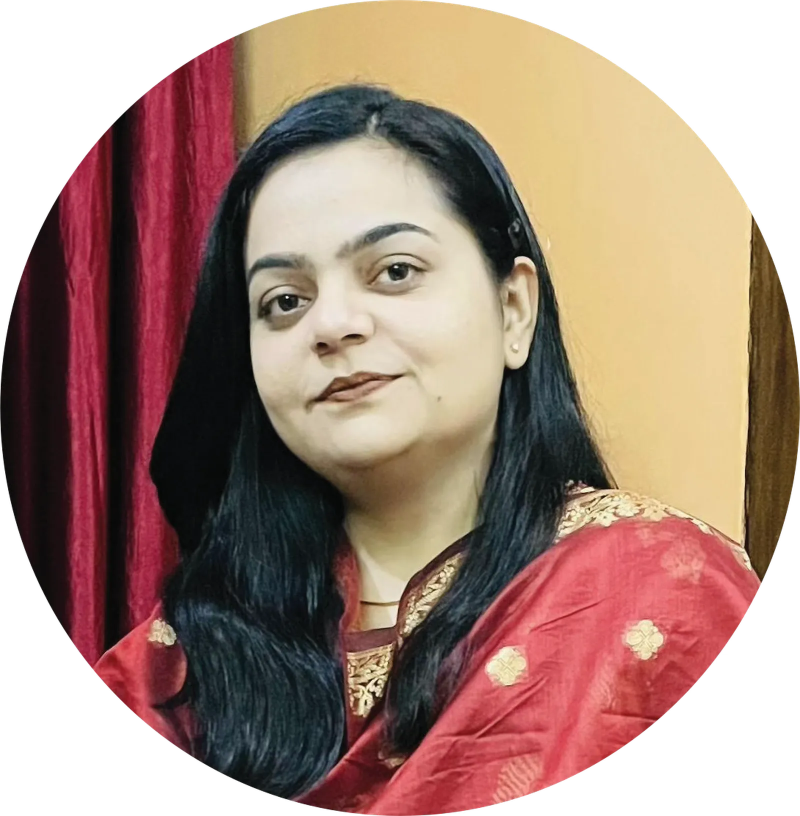
#> input picture images/people/alumni/postdoc/lg/ankita-sharma.webp, 1600 x 1632 px, given in place of media__1777894840495.png, which was not available (shown at 1/2 size)
$ python process_srikrishna_image.py
#> lines starting #> are read from the running program, lines starting #| are printed output that depends on the picture; pictures that were not available may be replaced by others from this repository, and a replacement may not be noted
from PIL import Image
import os

source_path = '/home/sourab/.gemini/antigravity/brain/2ee04cf4-f2b9-470c-97cb-6cc12c6ac68d/media__1777894840495.png'
base_dest_path = '/home/sourab/Documents/vyoma_lab_website/images/people/alumni/postdoc'

sizes = {
    'sm': 400,
    'md': 800,
    'lg': 1600,
    'placeholder': 400
}

img = Image.open(source_path)
#> img is the input picture: PIL image 1600x1632 RGBA; mean R, G, B, A 112.8, 84.7, 72.9, 200.2
# Ensure it's RGB for webp
if img.mode in ('RGBA', 'P'):
    img = img.convert('RGB')
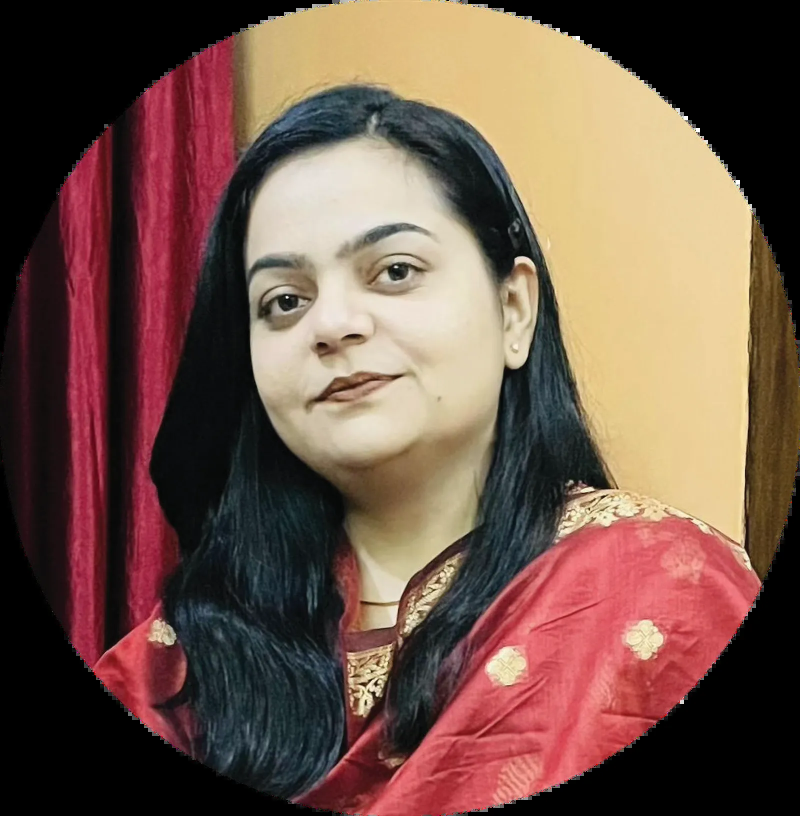
#> img: PIL image 1600x1632 RGB (shown at 1/2 size); mean R, G, B 112.8, 84.7, 72.9

for name, width in sizes.items():
    dest_dir = os.path.join(base_dest_path, name)
    os.makedirs(dest_dir, exist_ok=True)
    dest_path = os.path.join(dest_dir, 'n-srikrishna.webp')

    # Calculate height to maintain aspect ratio
    w_percent = (width / float(img.size[0]))
    h_size = int((float(img.size[1]) * float(w_percent)))

    resized_img = img.resize((width, h_size), Image.Resampling.LANCZOS)
    resized_img.save(dest_path, 'WEBP', quality=90 if name != 'placeholder' else 10)
    print(f'Saved {dest_path} ({width}x{h_size})')
#> this loop made 4 passes
#> pass 1, `resized_img = img.resize((width, h_size), Image.Resampling.LANCZOS)`:
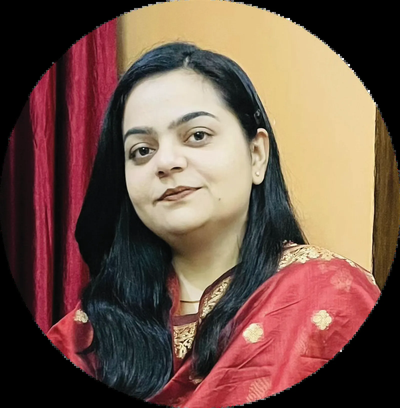
#> resized_img: PIL image 400x408 RGB; mean R, G, B 112.8, 84.7, 72.9

$ run again, on images/people/alumni/postdoc/lg/lackyasa-nagrajan.webp
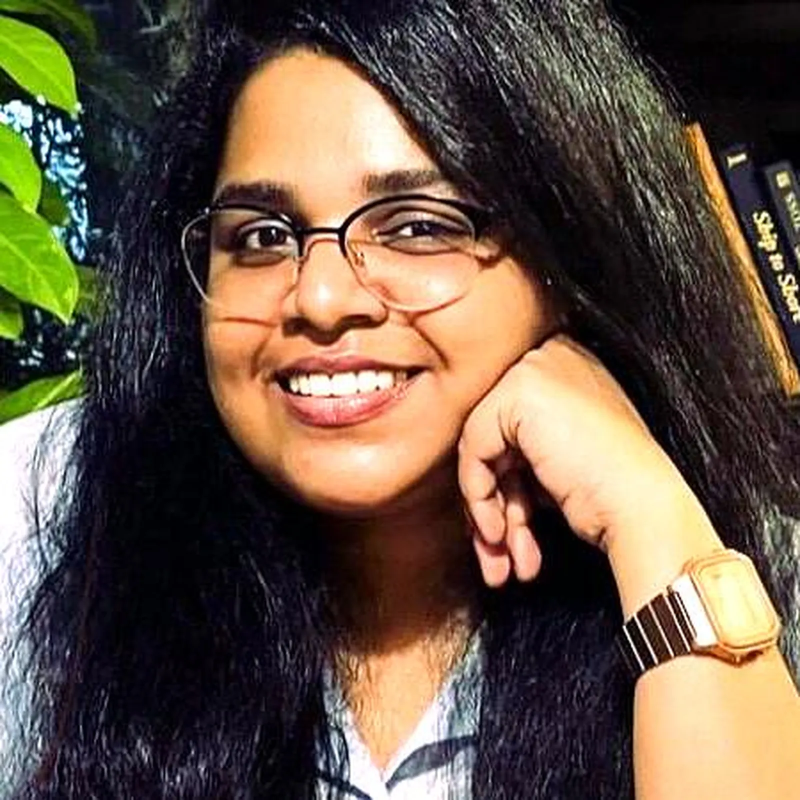
#> input picture images/people/alumni/postdoc/lg/lackyasa-nagrajan.webp, 1600 x 1600 px, given in place of media__1777894840495.png, which was not available (shown at 1/2 size)
#> img is the input picture: PIL image 1600x1600 RGB; mean R, G, B 101.2, 85.3, 69.8
#> the loop `for name, width in sizes.items():` made 4 passes
#> pass 1, `resized_img = img.resize((width, h_size), Image.Resampling.LANCZOS)`:
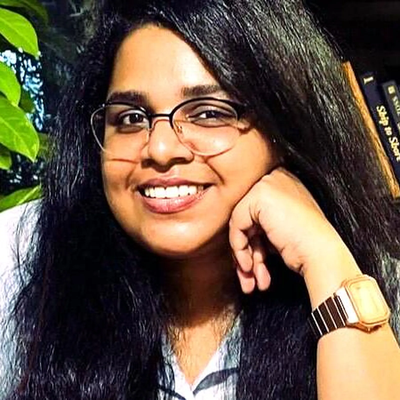
#> resized_img: PIL image 400x400 RGB; mean R, G, B 101.2, 85.3, 69.8
